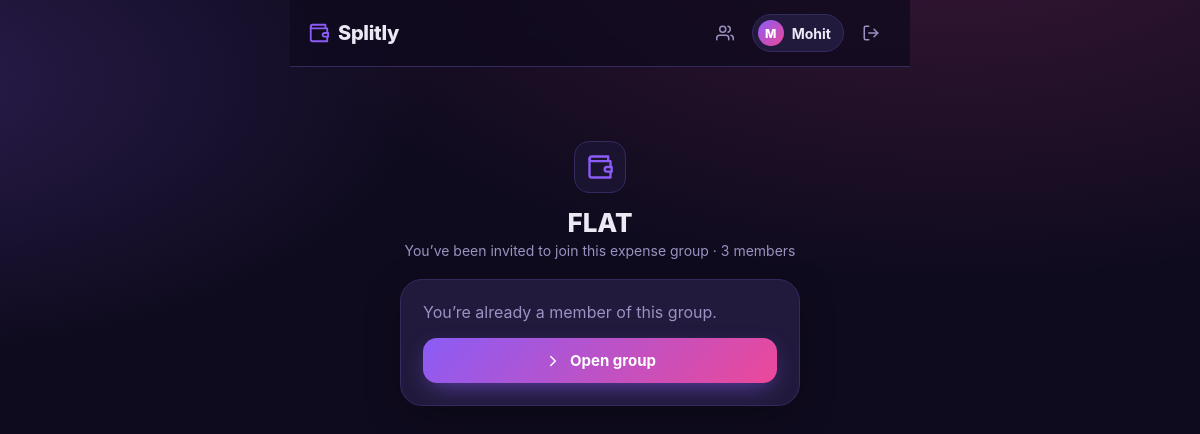
The page /join/n7aywv48/ (signed in) on the database as committed earlier.
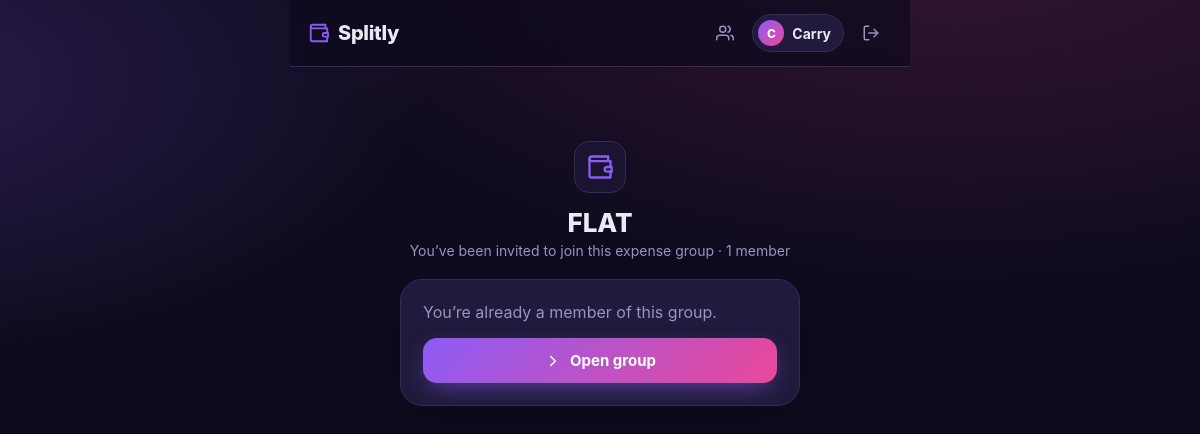
The same page on the database as committed later.
### expenses/models.py (models this page shows, shortened)
class UserSettings(models.Model):
    DATE_RELATIVE = 'relative'
    DATE_DMY = 'dmy'
    DATE_MDY = 'mdy'
    DATE_ISO = 'iso'
    DATE_CHOICES = [
        (DATE_RELATIVE, 'Relative (e.g. 2 days ago)'),
        (DATE_DMY, 'DD/MM/YYYY'),
        (DATE_MDY, 'MM/DD/YYYY'),
        (DATE_ISO, 'YYYY-MM-DD'),
    ]
    user = models.OneToOneField(
        settings.AUTH_USER_MODEL,
        on_delete=models.CASCADE,
        related_name='settings',
    )
    display_name = models.CharField(max_length=80, blank=True)
    currency = models.CharField(
        max_length=3,
        choices=[(c, f'{c} ({s})') for c, s, _ in CURRENCIES],
        default='USD',
    )
    date_format = models.CharField(max_length=10, choices=DATE_CHOICES, default=DATE_RELATIVE)
    @property
    def name(self):
        return self.display_name or self.user.username
    @classmethod
    def for_user(cls, user):
        obj, _ = cls.objects.get_or_create(user=user)
        return obj

### expenses/views.py (the view)
# urls.py: path('join/<str:code>/', views.group_join, name='group_join'),
@login_required
def group_join(request, code):
    invite = get_object_or_404(GroupInvite, code=code)
    group = invite.group
    already = group.is_member(request.user)
    if request.method == 'POST' and not already:
        GroupMembership.add_user(group, request.user)
        messages.success(request, f'You joined "{group.name}".')
        return redirect('group_detail', pk=group.pk)
    return render(request, 'expenses/join.html', {
        'group': group,
        'already': already,
        'member_count': group.memberships.count(),
    })

### expenses/context_processors.py (called while the page is built)
def user_settings(request):
    if request.user.is_authenticated:
        return {'app_settings': UserSettings.for_user(request.user)}
    return {}

### expenses/models.py (called while the page is built)
    def is_member(self, user):
        return self.memberships.filter(user=user).exists()

### expenses/templatetags/expense_extras.py (called while the page is built)
@register.simple_tag
def icon(name, size=24, cls=''):
    inner = ICONS.get(name) or ICONS['wallet']
    classes = ('icon ' + cls).strip()
    return mark_safe(
        f'<svg class="{classes}" width="{size}" height="{size}" '
        f'viewBox="0 0 24 24" fill="none" stroke="currentColor" '
        f'stroke-width="2" stroke-linecap="round" stroke-linejoin="round" '
        f'aria-hidden="true">{inner}</svg>'
    )

### expenses/templates/expenses/join.html (shortened to what this page needs)
{% extends 'base.html' %}
{% load expense_extras %}
{% block content %}
<div class="auth-wrap">
  <div class="group-emoji" style="margin:0 auto 14px">{% icon group.icon 28 %}</div>
  <h1 style="text-align:center">{{ group.name }}</h1>
  <p class="page-sub" style="text-align:center">
    You’ve been invited to join this expense group
    · {{ member_count }} member{{ member_count|pluralize }}
  </p>
  <div class="card-form">
    {% if already %}
    <p style="margin-bottom:16px;color:var(--muted)">You’re already a member of this group.</p>
    <a href="{% url 'group_detail' group.pk %}" class="btn btn-block">{% icon "chevron-right" 18 %} Open group</a>
    {% else %}
    <form method="post">
      {% csrf_token %}
      <button type="submit" class="btn btn-block">{% icon "check" 18 %} Join “{{ group.name }}”</button>
    </form>
    <a href="{% url 'group_list' %}" class="btn btn-ghost btn-block" style="margin-top:10px">Not now</a>
    {% endif %}
  </div>
</div>
{% endblock %}

### expenses/templates/base.html (shortened to what this page needs)
{% load static expense_extras %}
<!doctype html>
<html lang="en">
<head>
  <link rel="stylesheet" href="{% static 'css/app.css' %}">
</head>
<body>
  <div class="app-shell">
    {% if user.is_authenticated %}
    <header class="topbar">
      <a href="{% url 'group_list' %}" class="brand">{% icon "wallet" 22 %} Splitly</a>
      <nav class="topnav">
        <a href="{% url 'member_list' %}" class="nav-link" title="Splitters">{% icon "users" 18 %}</a>
        <a href="{% url 'settings' %}" class="user-chip" title="Signed in — edit settings">
          <span class="user-avatar">{{ app_settings.name|slice:":1"|upper }}</span>
          <span class="user-name">{{ app_settings.name }}</span>
        </a>
        <form action="{% url 'logout' %}" method="post" class="inline-form">
          <button type="submit" class="nav-link nav-btn" title="Logout">{% icon "logout" 18 %}</button>
        </form>
      </nav>
    </header>
    {% endif %}
    <main class="content">
      {% block content %}{% endblock %}
    </main>
  </div>
</body>
</html>

Rows that differ between the two databases and show on the page:
changed UserSettings: name "M" → "C"; name "Mohit" → "Carry"
Other text that changed with them:
{{ member_count }}: "3" → "1"
